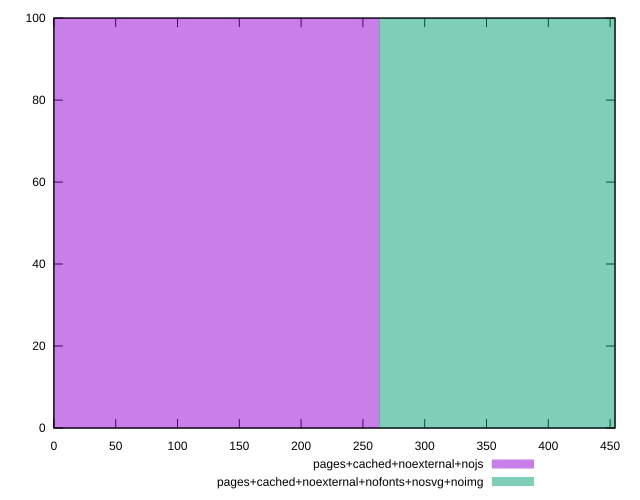

Write the gnuplot code that produced this figure.
reset
set terminal svg size 640, 500 enhanced background rgb 'white'
set output "report_00007_2020-12-11T15:55:29.892Z/uses-rel-preload/comparison/histogram/10_vs_11.svg"

$pagesCachedNoexternalNojs <<EOF
0 100
EOF

$pagesCachedNoexternalNofontsNosvgNoimg <<EOF
526.9828102933178 100
EOF

set key outside below
set boxwidth 526.9828102933178
set yrange [0:100]
set style fill transparent solid 0.5 noborder

plot \
  $pagesCachedNoexternalNojs title "pages+cached+noexternal+nojs" with boxes, \
  $pagesCachedNoexternalNofontsNosvgNoimg title "pages+cached+noexternal+nofonts+nosvg+noimg" with boxes, \


reset
